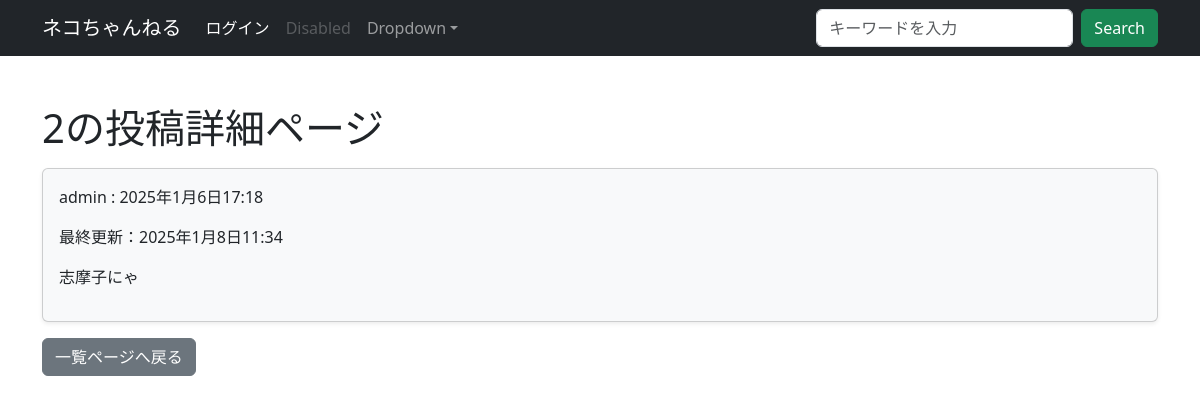
The page /bbs/2/ on the database its author committed.
### bbs/models.py (models this page shows, shortened)
class Article(models.Model):
    content = models.TextField()
    author = models.ForeignKey(User, on_delete=models.PROTECT)
    created_at = models.DateTimeField(auto_now_add=True)
    updated_at = models.DateTimeField(auto_now=True)

### bbs/views.py (the view)
# urls.py: path('<int:pk>/', views.DetailView.as_view(), name='detail'),
class DetailView(generic.DetailView):
    model = Article
    template_name = 'bbs/detail.html'

### bbs/forms.py
class SearchForm(forms.Form):
    query = forms.CharField(
        label='', max_length=50,
        widget=forms.TextInput(attrs={
            'class': 'form-control me-2',
            'placeholder': 'キーワードを入力',
            'aria-label': 'Search'}
        )
    )

### bbs/context_processors.py (called while the page is built)
def search_form(request):
    return {'searchform': SearchForm()}

### templates/bbs/detail.html (shortened to what this page needs)
{% extends "base.html" %}
{% load django_bootstrap5 %}
{% block content %}
<h1 class="mt-5">{{ article.id }}の投稿詳細ページ</h1>
<div class="card bg-light shadow-sm mt-3">
    <div class="card-body">
        <p>{{ article.author }} : {{ article.created_at }}</p>
        <p>最終更新：{{ article.updated_at }}</p>
        <p>{{ article.content }}</p>
    </div>
</div>
<div class="mt-3">
    <a href="{% url 'bbs:index' %}">
        {% bootstrap_button button_type='submit' button_class='btn-secondary' content='一覧ページへ戻る' size='md' %}
    </a>
</div>
{% endblock %}

### rows shown on the page
Article: id "2", author "admin", created_at "2025年1月6日17:18", updated_at "2025年1月8日11:34", content "志摩子にゃ"
